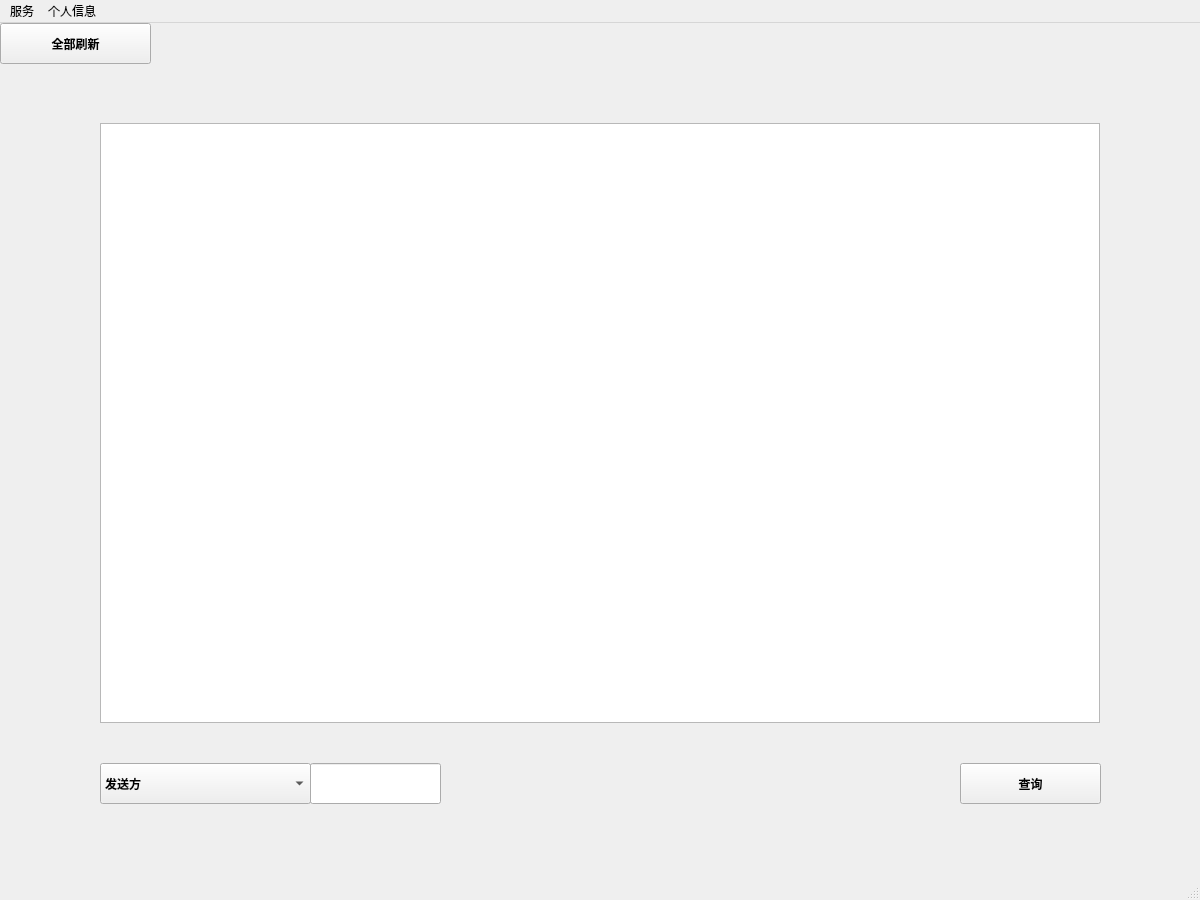
<?xml version="1.0" encoding="UTF-8"?>
<ui version="4.0">
 <class>MainWindow_Administrator</class>
 <widget class="QMainWindow" name="MainWindow_Administrator">
  <property name="geometry">
   <rect>
    <x>0</x>
    <y>0</y>
    <width>1200</width>
    <height>900</height>
   </rect>
  </property>
  <property name="windowTitle">
   <string>MainWindow</string>
  </property>
  <widget class="QWidget" name="centralwidget">
   <widget class="QStackedWidget" name="stackedWidget">
    <property name="geometry">
     <rect>
      <x>0</x>
      <y>0</y>
      <width>1200</width>
      <height>876</height>
     </rect>
    </property>
    <property name="font">
     <font>
      <bold>true</bold>
     </font>
    </property>
    <property name="styleSheet">
     <string notr="true"/>
    </property>
    <widget class="QWidget" name="page_findDelivery">
     <property name="styleSheet">
      <string notr="true">background-image: url(:/background/pics/3.png);</string>
     </property>
     <widget class="QPushButton" name="pushButton_findDelivery">
      <property name="geometry">
       <rect>
        <x>960</x>
        <y>740</y>
        <width>141</width>
        <height>41</height>
       </rect>
      </property>
      <property name="text">
       <string>查询</string>
      </property>
     </widget>
     <widget class="QTextEdit" name="textEdit_findDelivery">
      <property name="geometry">
       <rect>
        <x>100</x>
        <y>100</y>
        <width>1000</width>
        <height>600</height>
       </rect>
      </property>
     </widget>
     <widget class="QPushButton" name="pushButton_findRefresh">
      <property name="geometry">
       <rect>
        <x>0</x>
        <y>0</y>
        <width>151</width>
        <height>41</height>
       </rect>
      </property>
      <property name="text">
       <string>全部刷新</string>
      </property>
     </widget>
     <widget class="QComboBox" name="comboBox_deliverySelect">
      <property name="geometry">
       <rect>
        <x>100</x>
        <y>740</y>
        <width>211</width>
        <height>41</height>
       </rect>
      </property>
      <item>
       <property name="text">
        <string>发送方</string>
       </property>
      </item>
      <item>
       <property name="text">
        <string>接收方</string>
       </property>
      </item>
      <item>
       <property name="text">
        <string>时间</string>
       </property>
      </item>
      <item>
       <property name="text">
        <string>单号</string>
       </property>
      </item>
     </widget>
     <widget class="QLineEdit" name="lineEdit_deliveryInput">
      <property name="geometry">
       <rect>
        <x>310</x>
        <y>740</y>
        <width>131</width>
        <height>41</height>
       </rect>
      </property>
     </widget>
    </widget>
    <widget class="QWidget" name="page_findUser">
     <property name="styleSheet">
      <string notr="true">background-image: url(:/background/pics/3.png);</string>
     </property>
     <widget class="QTextEdit" name="textEdit_findUser">
      <property name="geometry">
       <rect>
        <x>100</x>
        <y>100</y>
        <width>1000</width>
        <height>600</height>
       </rect>
      </property>
     </widget>
     <widget class="QLineEdit" name="lineEdit_findUser">
      <property name="geometry">
       <rect>
        <x>760</x>
        <y>770</y>
        <width>171</width>
        <height>51</height>
       </rect>
      </property>
     </widget>
     <widget class="QPushButton" name="pushButton_findUser">
      <property name="geometry">
       <rect>
        <x>960</x>
        <y>770</y>
        <width>141</width>
        <height>51</height>
       </rect>
      </property>
      <property name="text">
       <string>查询</string>
      </property>
     </widget>
    </widget>
    <widget class="QWidget" name="page_allocate">
     <property name="styleSheet">
      <string notr="true">background-image: url(:/background/pics/3.png);</string>
     </property>
     <widget class="QGroupBox" name="groupBox">
      <property name="geometry">
       <rect>
        <x>100</x>
        <y>100</y>
        <width>1000</width>
        <height>600</height>
       </rect>
      </property>
      <property name="font">
       <font>
        <family>Microsoft Yi Baiti</family>
        <pointsize>16</pointsize>
        <bold>true</bold>
       </font>
      </property>
      <property name="styleSheet">
       <string notr="true"/>
      </property>
      <property name="title">
       <string>选择快递</string>
      </property>
     </widget>
     <widget class="QComboBox" name="comboBox_courier">
      <property name="geometry">
       <rect>
        <x>690</x>
        <y>740</y>
        <width>281</width>
        <height>41</height>
       </rect>
      </property>
     </widget>
     <widget class="QPushButton" name="pushButton_allocate">
      <property name="geometry">
       <rect>
        <x>1010</x>
        <y>740</y>
        <width>93</width>
        <height>41</height>
       </rect>
      </property>
      <property name="text">
       <string>分配</string>
      </property>
     </widget>
     <widget class="QPushButton" name="pushButton_delete">
      <property name="geometry">
       <rect>
        <x>880</x>
        <y>780</y>
        <width>93</width>
        <height>29</height>
       </rect>
      </property>
      <property name="text">
       <string>删除</string>
      </property>
     </widget>
    </widget>
    <widget class="QWidget" name="page_show">
     <property name="styleSheet">
      <string notr="true">background-image: url(:/background/pics/Eula.png);</string>
     </property>
     <widget class="QLabel" name="label_name">
      <property name="geometry">
       <rect>
        <x>100</x>
        <y>180</y>
        <width>200</width>
        <height>50</height>
       </rect>
      </property>
      <property name="text">
       <string/>
      </property>
     </widget>
     <widget class="QLabel" name="label_account">
      <property name="geometry">
       <rect>
        <x>100</x>
        <y>90</y>
        <width>200</width>
        <height>50</height>
       </rect>
      </property>
      <property name="text">
       <string/>
      </property>
     </widget>
     <widget class="QLabel" name="label_tel">
      <property name="geometry">
       <rect>
        <x>100</x>
        <y>280</y>
        <width>200</width>
        <height>50</height>
       </rect>
      </property>
      <property name="text">
       <string/>
      </property>
     </widget>
     <widget class="QLabel" name="label_balance">
      <property name="geometry">
       <rect>
        <x>100</x>
        <y>370</y>
        <width>200</width>
        <height>50</height>
       </rect>
      </property>
      <property name="text">
       <string/>
      </property>
     </widget>
     <widget class="QPushButton" name="pushButton_refreshShow">
      <property name="geometry">
       <rect>
        <x>0</x>
        <y>0</y>
        <width>200</width>
        <height>70</height>
       </rect>
      </property>
      <property name="font">
       <font>
        <pointsize>16</pointsize>
        <bold>true</bold>
       </font>
      </property>
      <property name="styleSheet">
       <string notr="true">color: rgb(255, 255, 255);</string>
      </property>
      <property name="text">
       <string>刷新</string>
      </property>
     </widget>
    </widget>
   </widget>
  </widget>
  <widget class="QMenuBar" name="menubar">
   <property name="geometry">
    <rect>
     <x>0</x>
     <y>0</y>
     <width>1200</width>
     <height>26</height>
    </rect>
   </property>
   <widget class="QMenu" name="menu_service">
    <property name="title">
     <string>服务</string>
    </property>
    <addaction name="action_findDelivery"/>
    <addaction name="action_findUser"/>
    <addaction name="action_allocate"/>
   </widget>
   <widget class="QMenu" name="menu_information">
    <property name="title">
     <string>个人信息</string>
    </property>
    <addaction name="action_show"/>
   </widget>
   <addaction name="menu_service"/>
   <addaction name="menu_information"/>
  </widget>
  <widget class="QStatusBar" name="statusbar"/>
  <action name="action_findDelivery">
   <property name="text">
    <string>查询快递</string>
   </property>
  </action>
  <action name="action_show">
   <property name="text">
    <string>展示</string>
   </property>
  </action>
  <action name="action_update">
   <property name="text">
    <string>修改</string>
   </property>
  </action>
  <action name="action_findUser">
   <property name="text">
    <string>查询用户</string>
   </property>
  </action>
  <action name="action_allocate">
   <property name="text">
    <string>分配快递员</string>
   </property>
  </action>
 </widget>
 <resources/>
 <connections/>
</ui>
